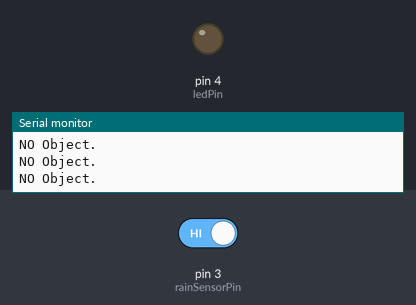
Bench run of a sketch on a simulated Arduino Uno, built with avr-gcc and run on an emulated ATmega328P. Parts: output pins drawn as LEDs (lit = HIGH), the last lines printed to the serial monitor. The inputs (shaded band) are chosen by the test bench; at power-on: pin 3 (rainSensorPin) HIGH.

Above: at 1.2 s.
1.3 s: pin 3 (rainSensorPin) driven LOW
At 2.5 s:
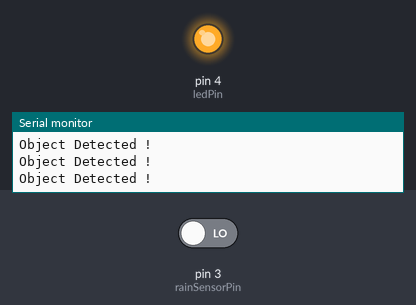
2.9 s: pin 3 (rainSensorPin) driven HIGH
At 3.7 s:
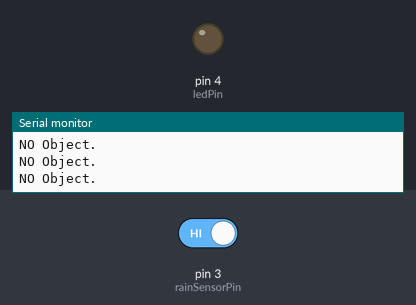
Timing chart, 0 to 5.9 s (numbered marks = the images above; inputs shaded):
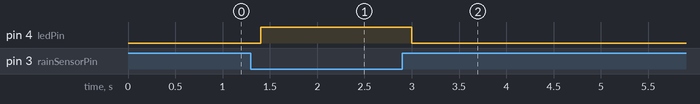

The sketch:

sketch_jun6a.ino
```cpp
int rainSensorPin = 3;
int ledPin = 4;
int rainValue;

void setup(){
  pinMode(rainSensorPin, INPUT);
  pinMode(ledPin, OUTPUT);
  Serial.begin(9600);
}

void loop(){
  rainValue = digitalRead(rainSensorPin);
  if(rainValue == LOW){
    digitalWrite(ledPin, HIGH);
    Serial.println("Object Detected ! ");
  }else{
    digitalWrite(ledPin, LOW);
    Serial.println("NO Object.");
  }
  delay(200);
}
```

Measured:
- after the input at 1.3 s, pin 4 (ledPin): LOW → HIGH after 0.10 s
- after the input at 2.9 s, pin 4 (ledPin): HIGH → LOW after 0.10 s
